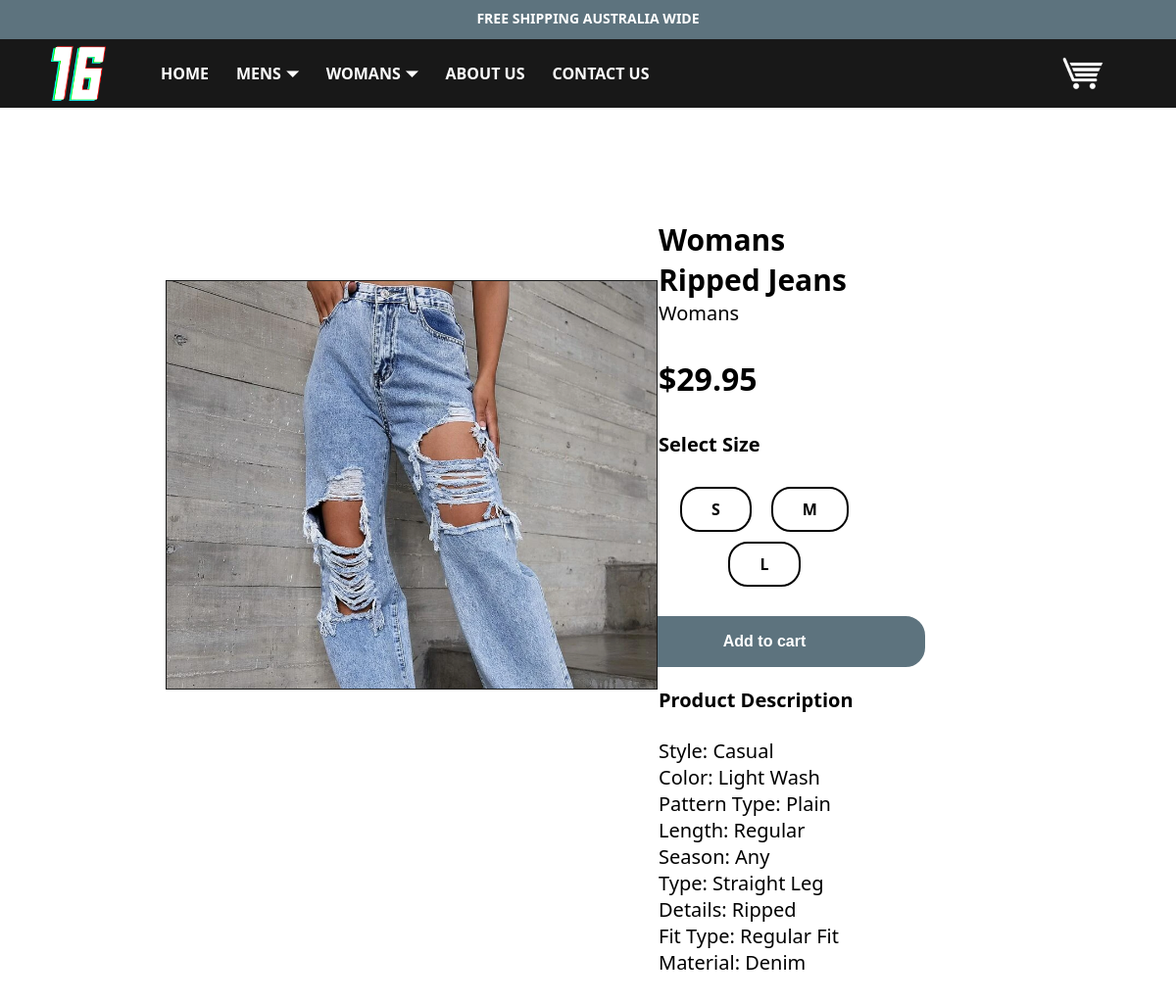
Screenshot of /product-womans-ripped-jeans.php with the database file from the repository.
### tables this page shows
CREATE TABLE Items(
    item_id int NOT NULL AUTO_INCREMENT PRIMARY KEY,
    name varchar(100),
    gender char(1),
    numSize int(100),
    charSize char(1),
    price decimal(4,2),
    description varchar(1000),
    image varchar(1000),
    link varchar(1000),
    alt varchar(1000),
    category varchar(100),
    type varchar(100),
    quantity int(100),
    isNew char(1),
    onSale char(1),
    updated timestamp NOT NULL DEFAULT CURRENT_TIMESTAMP
) AUTO_INCREMENT = 1;

### product-womans-ripped-jeans.php (the view, shortened to what this page needs)
<!DOCTYPE html>
<html lang="en">
<head>
    <link rel="stylesheet" href="source-styles/product.css">
</head>
<body>
    <?php require_once "source-inc/dbconn.inc.php"; ?>
    <div>
        <?php require_once "source-inc/menu.inc.php"; ?>
    </div>
    <?php
        $itemsSQL = "SELECT item_id, name, gender, charSize, price, category, quantity, image, alt, description FROM items WHERE item_id = 9";
        $result = mysqli_query($conn, $itemsSQL);
        if ($row = mysqli_fetch_array($result)){?>
            <div class="content">
                <div class="image-collage">
                <img class="product-image" src="<?php echo $row['image']; ?>" alt="<?php echo $row['alt']; ?>">
                </div>
                <div class="product-info">
                    <h1 class="product"><?=$row['name'];?></h1>
                    <p class="short-descr">
                        <? echo $row['category'] ?>
                    </p>
                    <p class="price">
                        $<?=$row['price'] ?>
                    </p>
                    <p class="size">
                        Select Size
                    </p>
                    <form method="post" action="product-womans-ripped-jeans.php?item_id=<?=$row['item_id']?>">
                        <label for="S" class="size-button">S</label>
                        <label for="M" class="size-button">M</label>
                        <label for="L" class="size-button">L</label>
                        <input type="submit" value="Add to cart" name="add_to_cart">
                    </form>
                    <p class="hdescr">
                        Product Description
                    </p>
                    <p class="descr">
                        <?=$row['description'] ?>
                    </p>
                </div>
            </div>
        <?php
        }
    ?>
</body>
</html>

### source-styles/product.css (style rules this page uses)
.content { margin: 0 auto; width: 60%; padding: 30px; display: flex; flex-wrap: wrap; font-family: "Segoe UI", Tahoma, Geneva, Verdana, sans-serif; }
.image-collage, .product-info { margin: 0 auto; width: 30%; padding: 30px; }
.image-collage { position: relative; top: -115px; display: flex; justify-content: center; align-items: center; }
.product-image { flex-shrink: 0; max-width: 500px; height: auto; border: 1.5px #181818 solid; }
h1 { font-size: 30px; margin-bottom: 0px; font-weight: bold; }
.short-descr { font-size: 20px; margin-top: 0px; }
.price { font-size: 32px; font-weight: bold; }
.size, .hdescr { font-weight: bold; font-size: 20px; margin-bottom: 25px; }
.descr { font-size: 20px; }
form { display: flex; flex-wrap: wrap; justify-content: center; align-items: center; }
form label { padding: 10px 30px; background-color: #fff; border: 2px solid #000; border-radius: 20px; font-weight: bold; margin: 5px 10px; }
input[type="submit"] { padding: 15px 120px; background-color: #5d737e; border-style: none; border-radius: 20px; margin-top: 25px; color: #fff; font-weight: bold; font-size: 16px; transition: background-color 0.2s, color 0.2s, border 0.2s; border: 2px solid #5d737e; }

### source-styles/header-notice.css (style rules this page uses)
body { margin: 0; width: 100%; }

### rows the page displays
items: image (picture), name "Womans Ripped Jeans", category "Womans", price "29.95", description "Style: Casual Color: Light Wash Pattern Type: Plain Length: Regular Season: Any Type: Straight Leg Details: Ripped Fit Type: Regular Fit Material: Denim"
